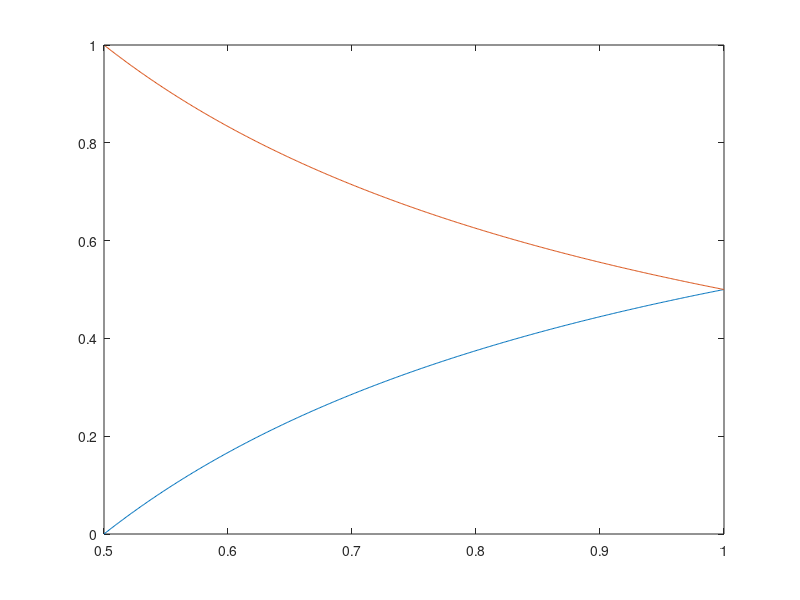

MATLAB code to generate this figure: (Note: this script raises an error after producing the figure.)
clearvars
close all

t = 1000;

k = 0.5:0.001:1;
y1 = exp(0.25*t);
y2 = -0.25./(0.25 - (0.5*k))*exp(0.25*t) + ((0.5-k)./(0.25-k)).*exp(0.5*(1-k)*t);

%figure 1 
figure
plot(k, y1./(y1+y2))
hold on
plot(k, y2./(y1+y2))

ax = gca;
h = findobj(gca, 'Type', 'Line');

x = h.XData;
y = h.YData;


title ('Optimal frequency of transmitters and utilisers depending on utiliser public good')
xlabel('Utiliser public good')
ylabel('Frequency')
legend('transmitters', 'utilisers')
legend('location', 'southeast')
set(gcf, 'PaperPositionMode', 'auto')
axis([0.5 1 0 1])



return